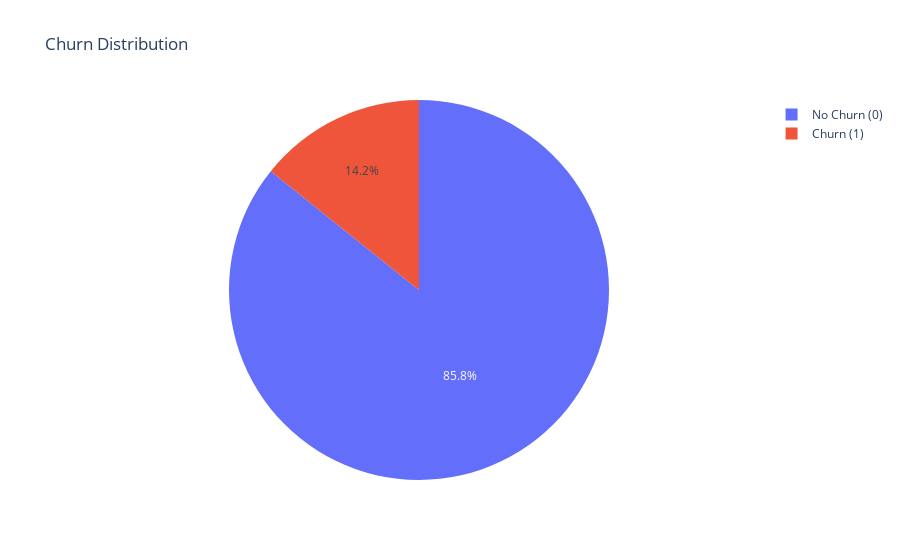

The cell this chart's notebook holds for it:
### Code cell
count = df.Churn.value_counts()
fig = go.Figure(data=[go.Pie(labels=['No Churn (0)', 'Churn (1)'], 
                             values=count)])

fig.update_layout(title='Churn Distribution')

fig.show()

### Figure 1 — Plotly figure (JSON) as saved in the notebook; plotly's stock layout.template omitted (floating-point values rounded to 4 significant figures)
{"data": [{"labels": ["No Churn (0)", "Churn (1)"], "type": "pie", "values": [572, 95]}], "layout": {"title": {"text": "Churn Distribution"}}}
